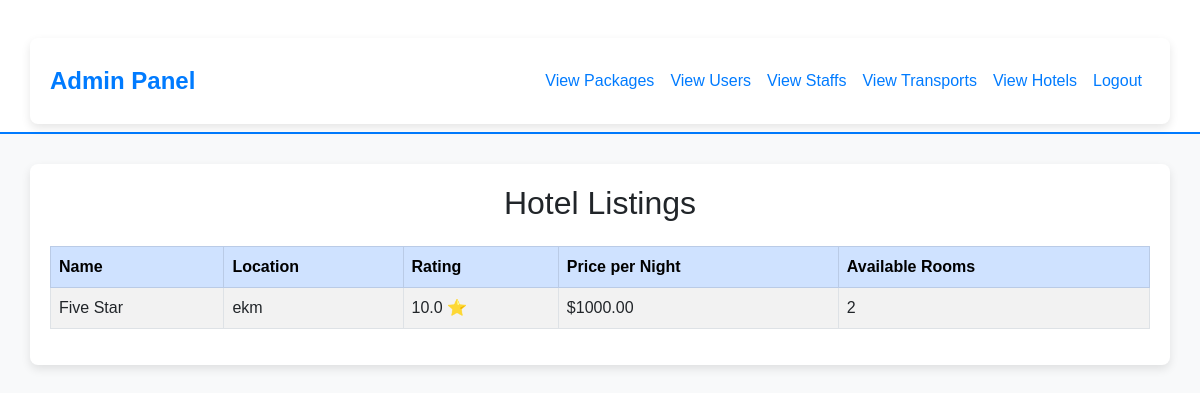
Page /adminhotels/ on the committed database.
### app/models.py (models this page shows, shortened)
class Hotel(models.Model):
    name = models.CharField(max_length=255)
    location = models.CharField(max_length=255)
    rating = models.FloatField()
    price_per_night = models.DecimalField(max_digits=10, decimal_places=2)
    available_rooms = models.IntegerField()
    image = models.ImageField(upload_to='hotels/', null=True, blank=True)

### app/views.py (the view)
# urls.py: path('adminhotels/', views.admin_view_hotels, name='admin_view_hotels'),
def admin_view_hotels(request):
    hotels = Hotel.objects.all()
    return render(request, 'admin/view_hotels.html', {'hotels': hotels})

### templates/admin/view_hotels.html (shortened to what this page needs)
<!DOCTYPE html>
<html lang="en">
<head>
    <link href="https://cdn.jsdelivr.net/npm/bootstrap@5.3.0/dist/css/bootstrap.min.css" rel="stylesheet">
</head>
<body>
    <nav class="navbar navbar-expand-lg navbar-dark bg-primary">
        <div class="container">
            <a class="navbar-brand" href="#">Admin Panel</a>
            <div class="collapse navbar-collapse" id="navbarNav">
                <ul class="navbar-nav ms-auto">
                    <li class="nav-item"><a class="nav-link" href="{% url 'admin_view_packages' %}">View Packages</a></li>
                    <li class="nav-item"><a class="nav-link" href="{% url 'admin_view_users' %}">View Users</a></li>
                    <li class="nav-item"><a class="nav-link" href="{% url 'admin_view_staffs' %}">View Staffs</a></li>
                    <li class="nav-item"><a class="nav-link" href="{% url 'admin_view_transports' %}">View Transports</a></li>
                    <li class="nav-item"><a class="nav-link" href="{% url 'admin_view_hotels' %}">View Hotels</a></li>
                    <li class="nav-item"><a class="nav-link btn-danger" href="{% url 'logout' %}">Logout</a></li>
                </ul>
            </div>
        </div>
    </nav>
    <div class="container">
{% block content %}
<h2 class="text-center mb-4">Hotel Listings</h2>
<div class="table-responsive">
    <table class="table table-bordered table-striped">
        <thead class="table-primary">
            <tr>
                <th>Name</th>
                <th>Location</th>
                <th>Rating</th>
                <th>Price per Night</th>
                <th>Available Rooms</th>
            </tr>
        </thead>
        <tbody>
            {% for hotel in hotels %}
            <tr>
                <td>{{ hotel.name }}</td>
                <td>{{ hotel.location }}</td>
                <td>{{ hotel.rating }} ⭐</td>
                <td>${{ hotel.price_per_night }}</td>
                <td>{{ hotel.available_rooms }}</td>
            </tr>
            {% endfor %}
        </tbody>
    </table>
</div>
{% endblock %}
    </div>
</body>
</html>

### templates/admin/view_hotels.html (style rules this page uses)
body { background-color: #f8f9fa; font-family: 'Arial', sans-serif; }
.navbar { background-color: #ffffff !important; border-bottom: 2px solid #007bff; }
.navbar-brand { font-size: 1.5rem; font-weight: bold; color: #007bff !important; }
.navbar-nav .nav-link { font-weight: 500; color: #007bff !important; padding: 10px 15px; }
.container { margin-top: 30px; background: white; padding: 20px; border-radius: 8px; box-shadow: 0px 4px 10px rgba(0, 0, 0, 0.1); }
.table thead { background-color: #007bff; color: white; }

### rows in the picture
Hotel: name "Five Star", location "ekm", rating "10.0", price_per_night "1000.00", available_rooms "2"
